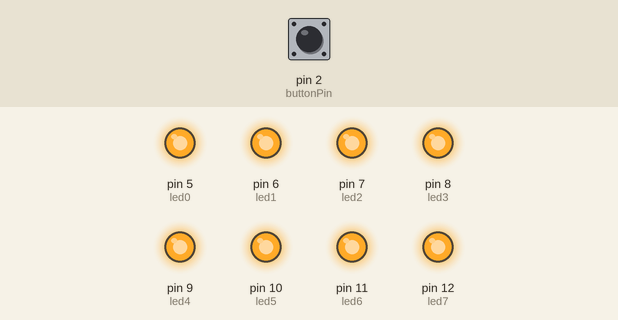
Recording of a sketch running on a simulated Arduino Uno, built with avr-gcc and run on an emulated ATmega328P. Parts: output pins drawn as LEDs (lit = HIGH). The inputs (shaded band) are chosen by the test bench; at power-on: pin 2 (buttonPin) HIGH.

Above: at 1.2 s.
1.3 s: pin 2 (buttonPin) pulled LOW for 0.15 s
At 1.37 s:
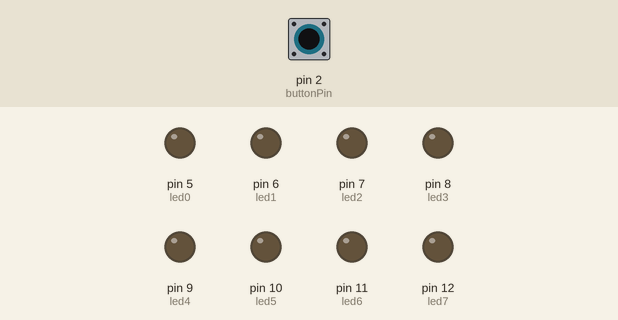
2.9 s: pin 2 (buttonPin) pulled LOW for 3.2 s
At 6.6 s:
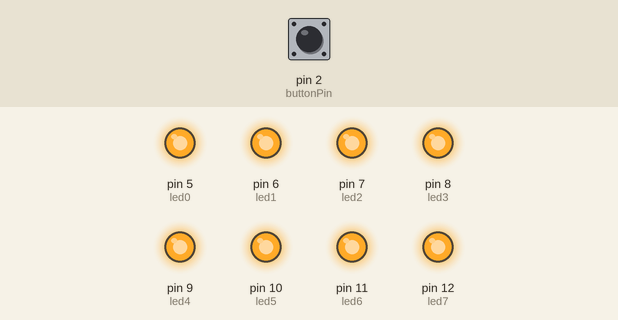
Timing chart, 0 to 8.1 s (numbered marks = the images above; inputs shaded):
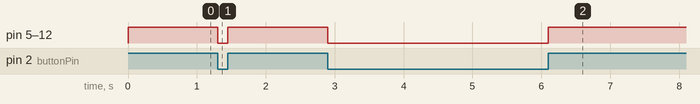

The sketch:

001_Array_de_8_LEDs_ex._3.ino
```cpp
const int led0 = 5;          // donar nom al pin 5 de l’Arduino
const int led1 = 6;          // donar nom al pin 6 de l’Arduino
const int led2 = 7;          // donar nom al pin 7 de l’Arduino
const int led3 = 8;          // donar nom al pin 8 de l’Arduino
const int led4 = 9;          // donar nom al pin 9 de l’Arduino
const int led5 = 10;         // donar nom al pin 10 de l’Arduino
const int led6 = 11;         // donar nom al pin 11 de l’Arduino
const int led7 = 12;         // donar nom al pin 12 de l’Arduino
const int buttonPin = 2;     // donar nom al pin 2 de l’Arduino
//********** Setup ****************************************************************
void setup()
{
  pinMode(led0, OUTPUT);     // definir el pin 5 com una sortida
  pinMode(led1, OUTPUT);     // definir el pin 6 com una sortida
  pinMode(led2, OUTPUT);     // definir el pin 7 com una sortida
  pinMode(led3, OUTPUT);     // definir el pin 8 com una sortida
  pinMode(led4, OUTPUT);     // definir el pin 9 com una sortida
  pinMode(led5, OUTPUT);     // definir el pin 10 com una sortida
  pinMode(led6, OUTPUT);     // definir el pin 11 com una sortida
  pinMode(led7, OUTPUT);     // definir el pin 12 com una sortida
  pinMode(buttonPin, INPUT); // definir el pin 2 com una entrada
}
//********** Loop *****************************************************************
void loop()
{
  if (digitalRead(buttonPin) == 0)
  {
     digitalWrite(led0, LOW);     // posar a 0V el pin 5
  digitalWrite(led1, LOW);     // posar a 0V el pin 6
  digitalWrite(led2, LOW);     // posar a 0V el pin 7
  digitalWrite(led3, LOW);     // posar a 0V el pin 8
  digitalWrite(led4, LOW);     // posar a 0V el pin 9
  digitalWrite(led5, LOW);     // posar a 0V el pin 10
  digitalWrite(led6, LOW);     // posar a 0V el pin 11
  digitalWrite(led7, LOW);     // posar a 0V el pin 12

 }
          else
          {
  digitalWrite(led0, HIGH);    // posar a 5V el pin 5
  digitalWrite(led1, HIGH);    // posar a 5V el pin 6
  digitalWrite(led2, HIGH);    // posar a 5V el pin 7
  digitalWrite(led3, HIGH);    // posar a 5V el pin 8
  digitalWrite(led4, HIGH);    // posar a 5V el pin 9
  digitalWrite(led5, HIGH);    // posar a 5V el pin 10
  digitalWrite(led6, HIGH);    // posar a 5V el pin 11
  digitalWrite(led7, HIGH);    // posar a 5V el pin 12

 }
 }
```

Measured:
- after the input at 1.3 s, pin 5 (led0), pin 6 (led1), pin 7 (led2), pin 8 (led3), pin 9 (led4), pin 10 (led5), pin 11 (led6), pin 12 (led7): HIGH → LOW at once, → HIGH 0.15 s later
- after the input at 2.9 s, pin 5 (led0), pin 6 (led1), pin 7 (led2), pin 8 (led3), pin 9 (led4), pin 10 (led5), pin 11 (led6), pin 12 (led7): HIGH → LOW at once, → HIGH 3.2 s later
